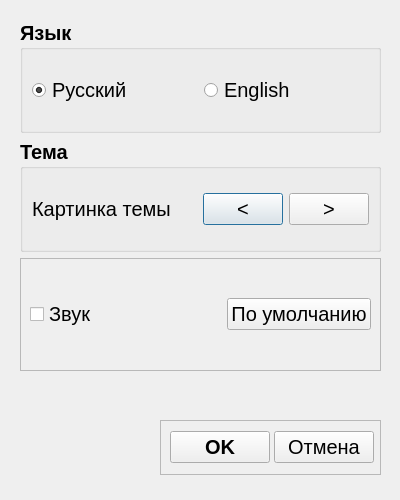
<?xml version="1.0" encoding="UTF-8"?>
<ui version="4.0">
 <class>SettingsWindow</class>
 <widget class="QDialog" name="SettingsWindow">
  <property name="geometry">
   <rect>
    <x>0</x>
    <y>0</y>
    <width>400</width>
    <height>500</height>
   </rect>
  </property>
  <property name="maximumSize">
   <size>
    <width>400</width>
    <height>500</height>
   </size>
  </property>
  <property name="windowTitle">
   <string>Настройки</string>
  </property>
  <widget class="QWidget" name="layoutWidget">
   <property name="geometry">
    <rect>
     <x>20</x>
     <y>20</y>
     <width>361</width>
     <height>351</height>
    </rect>
   </property>
   <layout class="QVBoxLayout" name="verticalLayout">
    <property name="topMargin">
     <number>0</number>
    </property>
    <property name="bottomMargin">
     <number>0</number>
    </property>
    <item>
     <widget class="QGroupBox" name="languageGroupBox">
      <property name="font">
       <font>
        <pointsize>15</pointsize>
        <bold>true</bold>
       </font>
      </property>
      <property name="title">
       <string>Язык</string>
      </property>
      <layout class="QHBoxLayout" name="horizontalLayout">
       <item>
        <widget class="QRadioButton" name="russianRadioButton">
         <property name="font">
          <font>
           <pointsize>15</pointsize>
           <bold>false</bold>
          </font>
         </property>
         <property name="tabletTracking">
          <bool>false</bool>
         </property>
         <property name="autoFillBackground">
          <bool>false</bool>
         </property>
         <property name="text">
          <string>Русский</string>
         </property>
         <property name="checkable">
          <bool>true</bool>
         </property>
         <property name="checked">
          <bool>true</bool>
         </property>
        </widget>
       </item>
       <item>
        <widget class="QRadioButton" name="englishRadioButton">
         <property name="font">
          <font>
           <pointsize>15</pointsize>
           <bold>false</bold>
          </font>
         </property>
         <property name="text">
          <string>English</string>
         </property>
         <property name="checked">
          <bool>false</bool>
         </property>
        </widget>
       </item>
      </layout>
     </widget>
    </item>
    <item>
     <widget class="QGroupBox" name="themeGroupBox">
      <property name="font">
       <font>
        <pointsize>15</pointsize>
        <bold>true</bold>
       </font>
      </property>
      <property name="title">
       <string>Тема</string>
      </property>
      <layout class="QHBoxLayout" name="horizontalLayout_2">
       <item>
        <widget class="QLabel" name="themeImageLabel">
         <property name="font">
          <font>
           <pointsize>15</pointsize>
           <bold>false</bold>
          </font>
         </property>
         <property name="text">
          <string>Картинка темы</string>
         </property>
        </widget>
       </item>
       <item>
        <spacer name="horizontalSpacer">
         <property name="orientation">
          <enum>Qt::Orientation::Horizontal</enum>
         </property>
         <property name="sizeHint" stdset="0">
          <size>
           <width>40</width>
           <height>20</height>
          </size>
         </property>
        </spacer>
       </item>
       <item>
        <widget class="QPushButton" name="backButton">
         <property name="enabled">
          <bool>true</bool>
         </property>
         <property name="baseSize">
          <size>
           <width>0</width>
           <height>0</height>
          </size>
         </property>
         <property name="font">
          <font>
           <pointsize>15</pointsize>
           <bold>false</bold>
          </font>
         </property>
         <property name="text">
          <string>&lt;</string>
         </property>
        </widget>
       </item>
       <item>
        <widget class="QPushButton" name="nextButton">
         <property name="font">
          <font>
           <pointsize>15</pointsize>
           <bold>false</bold>
          </font>
         </property>
         <property name="text">
          <string>&gt;</string>
         </property>
        </widget>
       </item>
      </layout>
     </widget>
    </item>
    <item>
     <widget class="QFrame" name="frame">
      <property name="frameShape">
       <enum>QFrame::Shape::StyledPanel</enum>
      </property>
      <property name="frameShadow">
       <enum>QFrame::Shadow::Raised</enum>
      </property>
      <layout class="QHBoxLayout" name="horizontalLayout_3">
       <item>
        <widget class="QCheckBox" name="volumeCheckBox">
         <property name="font">
          <font>
           <pointsize>15</pointsize>
          </font>
         </property>
         <property name="text">
          <string>Звук</string>
         </property>
        </widget>
       </item>
       <item>
        <spacer name="horizontalSpacer_3">
         <property name="orientation">
          <enum>Qt::Orientation::Horizontal</enum>
         </property>
         <property name="sizeHint" stdset="0">
          <size>
           <width>40</width>
           <height>20</height>
          </size>
         </property>
        </spacer>
       </item>
       <item>
        <widget class="QPushButton" name="defaultsButton">
         <property name="font">
          <font>
           <pointsize>15</pointsize>
          </font>
         </property>
         <property name="text">
          <string>По умолчанию</string>
         </property>
        </widget>
       </item>
      </layout>
     </widget>
    </item>
   </layout>
  </widget>
  <widget class="QPushButton" name="pushButton_4">
   <property name="geometry">
    <rect>
     <x>300</x>
     <y>550</y>
     <width>75</width>
     <height>24</height>
    </rect>
   </property>
   <property name="text">
    <string>OK</string>
   </property>
  </widget>
  <widget class="QPushButton" name="pushButton_5">
   <property name="geometry">
    <rect>
     <x>390</x>
     <y>550</y>
     <width>75</width>
     <height>24</height>
    </rect>
   </property>
   <property name="text">
    <string>Отмена</string>
   </property>
  </widget>
  <widget class="QFrame" name="frame_2">
   <property name="geometry">
    <rect>
     <x>160</x>
     <y>420</y>
     <width>221</width>
     <height>55</height>
    </rect>
   </property>
   <property name="frameShape">
    <enum>QFrame::Shape::StyledPanel</enum>
   </property>
   <property name="frameShadow">
    <enum>QFrame::Shadow::Raised</enum>
   </property>
   <layout class="QHBoxLayout" name="horizontalLayout_4">
    <item>
     <widget class="QPushButton" name="okButton">
      <property name="enabled">
       <bool>true</bool>
      </property>
      <property name="sizePolicy">
       <sizepolicy hsizetype="Minimum" vsizetype="Fixed">
        <horstretch>0</horstretch>
        <verstretch>0</verstretch>
       </sizepolicy>
      </property>
      <property name="minimumSize">
       <size>
        <width>100</width>
        <height>0</height>
       </size>
      </property>
      <property name="font">
       <font>
        <pointsize>15</pointsize>
        <bold>true</bold>
        <strikeout>false</strikeout>
       </font>
      </property>
      <property name="mouseTracking">
       <bool>false</bool>
      </property>
      <property name="tabletTracking">
       <bool>false</bool>
      </property>
      <property name="autoFillBackground">
       <bool>false</bool>
      </property>
      <property name="text">
       <string>OK</string>
      </property>
      <property name="checkable">
       <bool>false</bool>
      </property>
      <property name="checked">
       <bool>false</bool>
      </property>
     </widget>
    </item>
    <item>
     <widget class="QPushButton" name="cancelButton">
      <property name="minimumSize">
       <size>
        <width>100</width>
        <height>0</height>
       </size>
      </property>
      <property name="font">
       <font>
        <pointsize>15</pointsize>
       </font>
      </property>
      <property name="text">
       <string>Отмена</string>
      </property>
     </widget>
    </item>
   </layout>
  </widget>
 </widget>
 <resources/>
 <connections/>
</ui>
